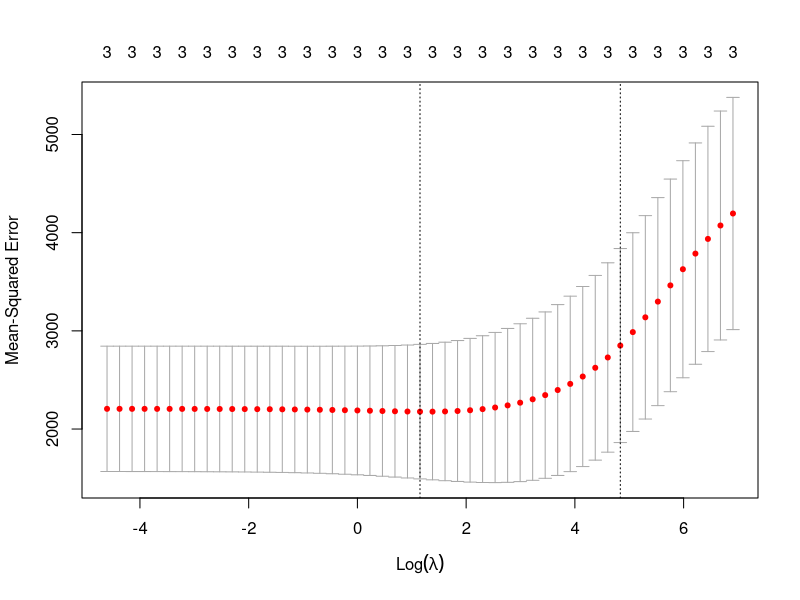

Recreate this plot in R.
# glmnet vignette
# https://web.stanford.edu/~hastie/glmnet/glmnet_alpha.html
#
# this code adapted from
# https://drsimonj.svbtle.com/ridge-regression-with-glmnet
set.seed(123)
library(tidyverse)
library(glmnet)

y <- mtcars$hp
x <- mtcars %>% select(mpg, wt, drat) %>% data.matrix()
lambdas <- 10^seq(3, -2, by = -.1)

# ridge regression
fit <- glmnet(x, y, alpha = 0, lambda = lambdas)
summary(fit)

cv_fit <- cv.glmnet(x, y, alpha = 0, lambda = lambdas)
plot(cv_fit)

opt_lambda <- cv_fit$lambda.min
opt_lambda

# lasso regression
fit <- glmnet(x, y, alpha = 1, lambda = lambdas)
cv_fit <- cv.glmnet(x, y, alpha = 1, lambda = lambdas)
